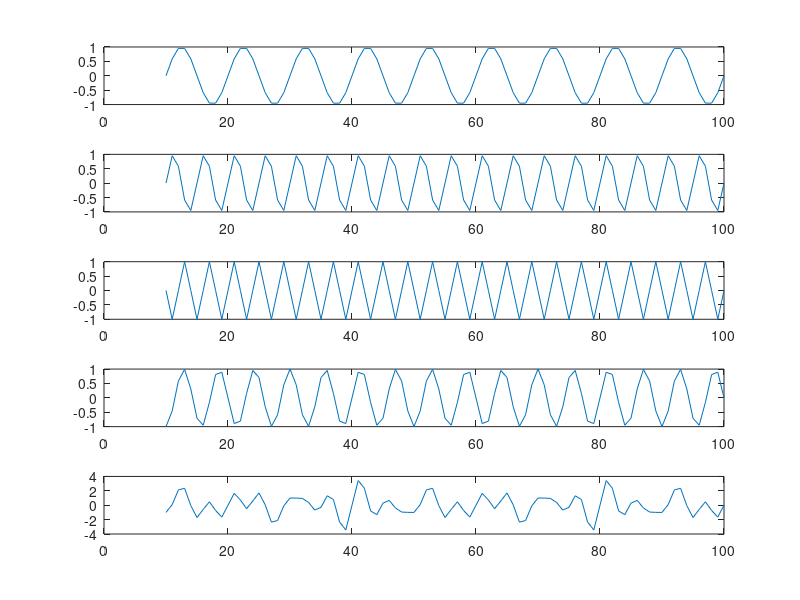
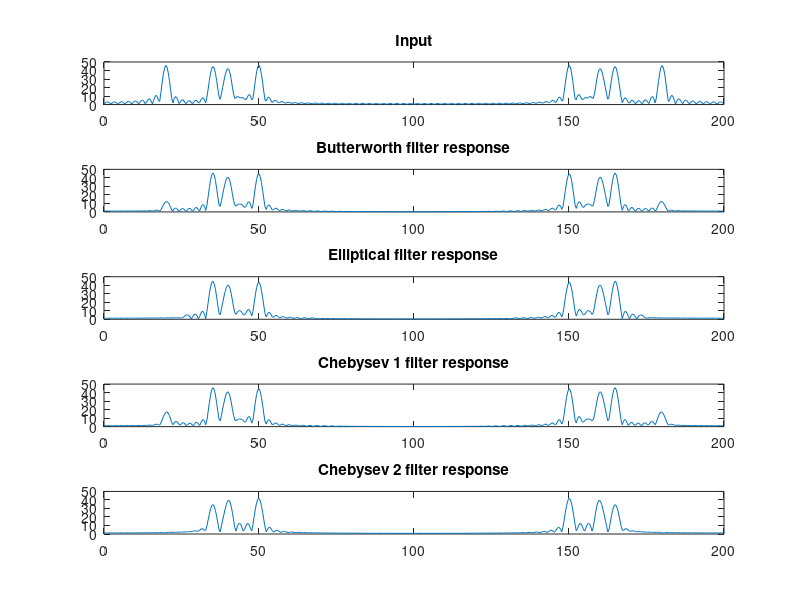
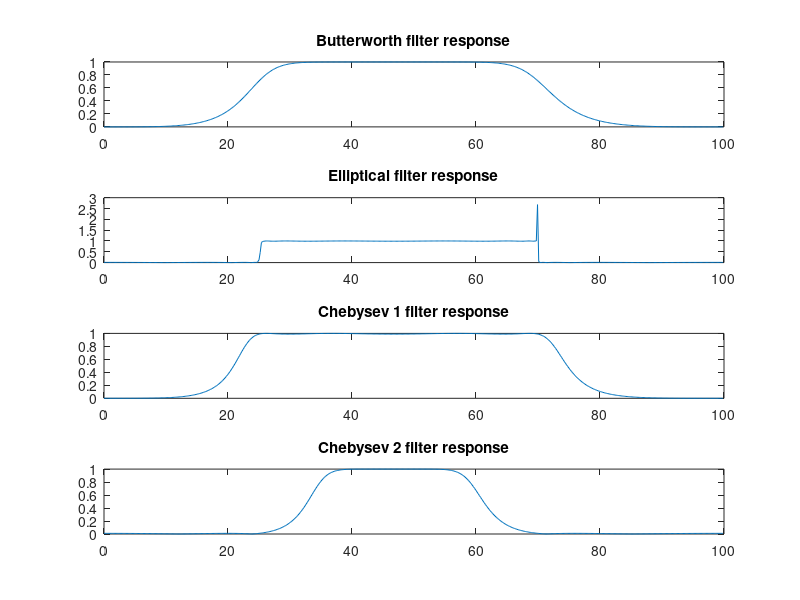

Reproduce these figures in MATLAB, in order.
clc;
close all;
clear all;
fs=200;
f1=20;
f2=40;
f3=50;
f4=35;
t=[10:1:100];
subplot(5,1,1);
s1=sin(2*pi*(f1/fs)*t);
plot(t,s1)
subplot(5,1,2);
s2=sin(2*pi*(f2/fs)*t);
plot(t,s2)
subplot(5,1,3);
s3=sin(2*pi*(f3/fs)*t);
plot(t,s3)
subplot(5,1,4);
s4=sin(2*pi*(f4/fs)*t);
plot(t,s4)
subplot(5,1,5);
s5=s1+s2+s3+s4;
plot(t,s5)
wp=[25 70]*2/fs;
[b1,a1]=butter(4,wp);
[b2,a2]=ellip(16,0.1,40,wp);
[b3,a3]=cheby1(4,0.1,wp);
[b4,a4]=cheby2(4,40,wp);
sb=filter(b1,a1,s5);
se=filter(b2,a2,s5);
sc1=filter(b3,a3,s5);
sc2=filter(b4,a4,s5);
%Frequency domain representation
n=512;
f=fft(s5,n);
fb=fft(sb,n);
fe=fft(se,n);
fc1=fft(sc1,n);
fc2=fft(sc2,n);
h=[0:fs/n:fs-fs/n];
figure(2);
subplot(5,1,1);
plot(h,abs(f));
title('Input');
subplot(5,1,2);
plot(h,abs(fb))
title('Butterworth filter response');
subplot(5,1,3);
plot(h,abs(fe))
title('Elliptical filter response');
subplot(5,1,4);
plot(h,abs(fc1))
title('Chebysev 1 filter response');
subplot(5,1,5);
plot(h,abs(fc2))
title('Chebysev 2 filter response');
[h1,w1]=freqz(b1,a1,n);
[h2,w2]=freqz(b2,a2,n);
[h3,w3]=freqz(b3,a3,n);
[h4,w4]=freqz(b4,a4,n);
figure(3)
subplot(4,1,1);
plot(w1*fs/(2*pi),abs(h1))
title('Butterworth filter response');
subplot(4,1,2);
plot(w2*fs/(2*pi),abs(h2))
title('Elliptical filter response');
subplot(4,1,3);
plot(w3*fs/(2*pi),abs(h3))
title('Chebysev 1 filter response');
subplot(4,1,4);
plot(w4*fs/(2*pi),abs(h4))
title('Chebysev 2 filter response');